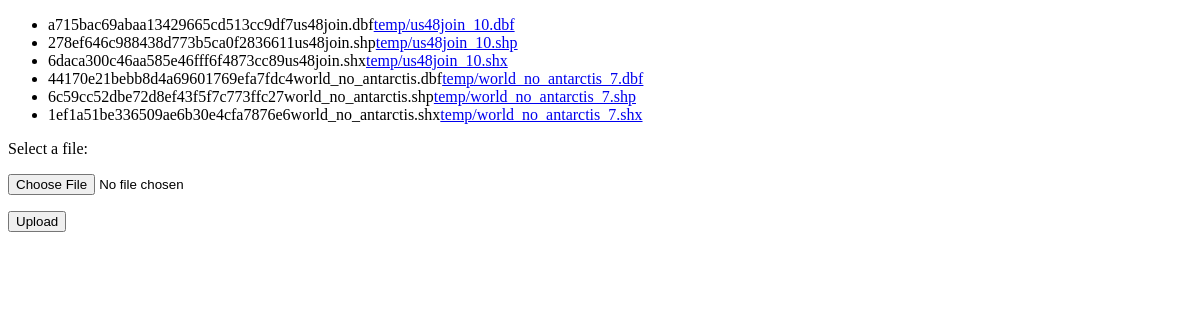
Page /myapp/list/ on the earlier database version.
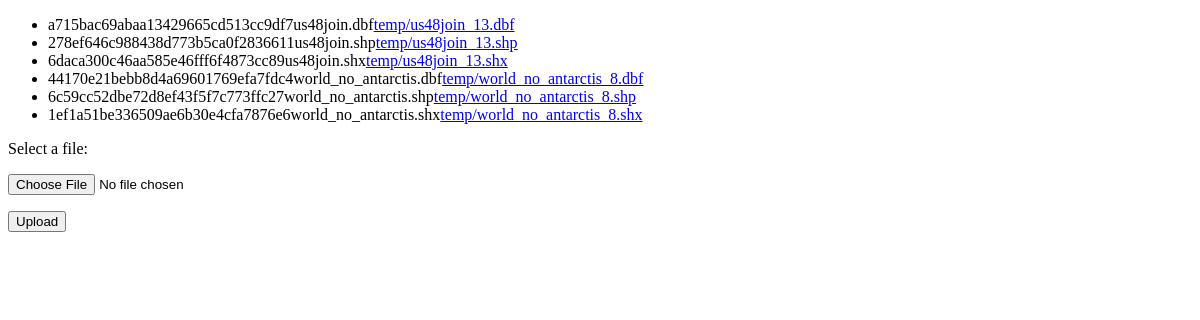
Same page on the later database version.
### myproject/myapp/models.py (models this page shows)
class Document(models.Model):
    uuid = models.CharField(max_length=64, unique=True, db_index=True, primary_key=True)
    userid = models.CharField(max_length=80)
    filename = models.CharField(max_length=255)
    docfile = models.FileField(upload_to='temp')

### myproject/myapp/views.py (the view)
def list(request):
    if request.method == 'POST' and request.session.get('userid', False):
        form = DocumentForm(request.POST, request.FILES)
        if form.is_valid():
            docfile = request.FILES['docfile']
            shpfilename = str(docfile)
            userid = 'test1'
            shpuuid =  md5(userid+shpfilename).hexdigest()
            newdoc = Document(uuid = shpuuid, userid = userid,filename=shpfilename, docfile = docfile)
            newdoc.save()
            return HttpResponseRedirect(reverse('myproject.myapp.views.list'))
    else:
        form = DocumentForm() # A empty, unbound form
    documents = Document.objects.all()
    return render_to_response(
        'myapp/list.html',
        {'documents': documents, 'form': form},
        context_instance=RequestContext(request)
    )

### myproject/myapp/forms.py
class DocumentForm(forms.Form):
    docfile = forms.FileField(
        label='Select a file'
    )

### myproject/myapp/templates/myapp/list.html (shortened to what this page needs)
<!DOCTYPE html>
<html>
	<head>
	</head>
	<body>
		{% if documents %}
			<ul>
			{% for document in documents %}
				<li>{{document.uuid }}{{document.filename}}<a href="{{ document.docfile.url }}">{{ document.docfile.name }}</a></li>
			{% endfor %}
			</ul>
		{% else %}
			<p>No documents.</p>
		{% endif %}
		<form action="{% url "list" %}" method="post" enctype="multipart/form-data">
			<p>{{ form.docfile.label_tag }} {{ form.docfile.help_text }}</p>
			<p>
				{{ form.docfile }}
			</p>
			<p><input type="submit" value="Upload" /></p>
		</form>
	</body>
</html>

Differences in the rows shown:
changed Document "a715bac69abaa13429665cd513cc9df7": docfile.name "temp/us48join_10.dbf" → "temp/us48join_13.dbf"
changed Document "278ef646c988438d773b5ca0f2836611": docfile.name "temp/us48join_10.shp" → "temp/us48join_13.shp"
changed Document "6daca300c46aa585e46fff6f4873cc89": docfile.name "temp/us48join_10.shx" → "temp/us48join_13.shx"
changed Document "44170e21bebb8d4a69601769efa7fdc4": docfile.name "temp/world_no_antarctis_7.dbf" → "temp/world_no_antarctis_8.dbf"
changed Document "6c59cc52dbe72d8ef43f5f7c773ffc27": docfile.name "temp/world_no_antarctis_7.shp" → "temp/world_no_antarctis_8.shp"
changed Document "1ef1a51be336509ae6b30e4cfa7876e6": docfile.name "temp/world_no_antarctis_7.shx" → "temp/world_no_antarctis_8.shx"
